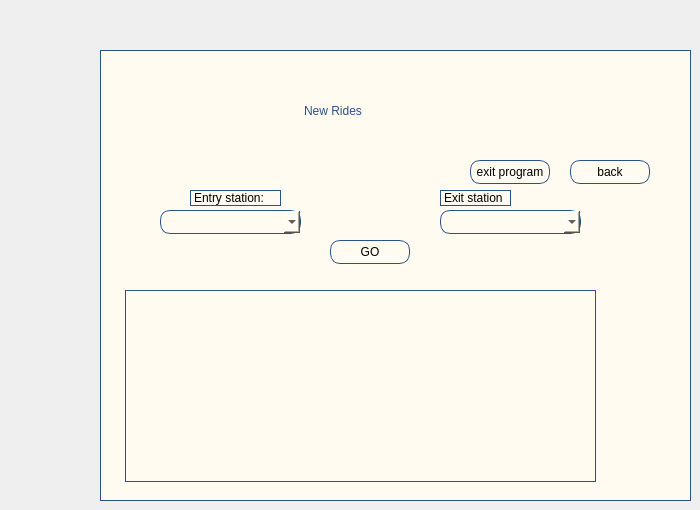
    <widget class="QWidget" name="new_rides">
     <widget class="QWidget" name="widget_20" native="true">
      <property name="geometry">
       <rect>
        <x>100</x>
        <y>50</y>
        <width>591</width>
        <height>451</height>
       </rect>
      </property>
      <property name="styleSheet">
       <string notr="true">border:1px solid  rgb(43, 82, 136);


background-color: rgb(255, 251, 240);</string>
      </property>
      <widget class="QLabel" name="newridelable">
       <property name="geometry">
        <rect>
         <x>200</x>
         <y>30</y>
         <width>231</width>
         <height>61</height>
        </rect>
       </property>
       <property name="styleSheet">
        <string notr="true">color: rgb(43, 82, 136);
border-color: rgb(255, 251, 240);
font: 700 30pt &quot;Times New Roman&quot;;</string>
       </property>
       <property name="text">
        <string>New Rides</string>
       </property>
      </widget>
      <widget class="QComboBox" name="startstation">
       <property name="enabled">
        <bool>true</bool>
       </property>
       <property name="geometry">
        <rect>
         <x>60</x>
         <y>160</y>
         <width>141</width>
         <height>24</height>
        </rect>
       </property>
       <property name="styleSheet">
        <string notr="true">border-radius:10px;
font: 10pt &quot;Segoe UI&quot;;
border:1px solid  rgb(43, 82, 136);
</string>
       </property>
       <property name="editable">
        <bool>true</bool>
       </property>
       <property name="currentText">
        <string/>
       </property>
       <property name="maxVisibleItems">
        <number>10</number>
       </property>
       <property name="insertPolicy">
        <enum>QComboBox::InsertPolicy::InsertAfterCurrent</enum>
       </property>
      </widget>
      <widget class="QComboBox" name="endstation">
       <property name="geometry">
        <rect>
         <x>340</x>
         <y>160</y>
         <width>141</width>
         <height>24</height>
        </rect>
       </property>
       <property name="styleSheet">
        <string notr="true">border-radius:10px;
font: 10pt &quot;Segoe UI&quot;;
border:1px solid  rgb(43, 82, 136);
</string>
       </property>
      </widget>
      <widget class="QLabel" name="start_label">
       <property name="geometry">
        <rect>
         <x>90</x>
         <y>140</y>
         <width>91</width>
         <height>16</height>
        </rect>
       </property>
       <property name="text">
        <string>Entry station:</string>
       </property>
      </widget>
      <widget class="QLabel" name="end_lable">
       <property name="geometry">
        <rect>
         <x>340</x>
         <y>140</y>
         <width>71</width>
         <height>16</height>
        </rect>
       </property>
       <property name="styleSheet">
        <string notr="true">border-radius:10px;
font: 10pt &quot;Segoe UI&quot;;
border:1px solid  rgb(43, 82, 136);
</string>
       </property>
       <property name="text">
        <string>Exit station</string>
       </property>
      </widget>
      <widget class="QTextBrowser" name="viewride">
       <property name="geometry">
        <rect>
         <x>25</x>
         <y>240</y>
         <width>471</width>
         <height>192</height>
        </rect>
       </property>
      </widget>
      <widget class="QPushButton" name="confirmride">
       <property name="geometry">
        <rect>
         <x>230</x>
         <y>190</y>
         <width>80</width>
         <height>24</height>
        </rect>
       </property>
       <property name="styleSheet">
        <string notr="true">border-radius:10px;
font: 10pt &quot;Segoe UI&quot;;
border:1px solid  rgb(43, 82, 136);
</string>
       </property>
       <property name="text">
        <string>GO</string>
       </property>
      </widget>
      <widget class="QPushButton" name="back4">
       <property name="geometry">
        <rect>
         <x>470</x>
         <y>110</y>
         <width>80</width>
         <height>24</height>
        </rect>
       </property>
       <property name="styleSheet">
        <string notr="true">border-radius:10px;
font: 10pt &quot;Segoe UI&quot;;
border:1px solid  rgb(43, 82, 136);
</string>
       </property>
       <property name="text">
        <string>back</string>
       </property>
      </widget>
      <widget class="QPushButton" name="exit4">
       <property name="geometry">
        <rect>
         <x>370</x>
         <y>110</y>
         <width>80</width>
         <height>24</height>
        </rect>
       </property>
       <property name="styleSheet">
        <string notr="true">border-radius:10px;
font: 10pt &quot;Segoe UI&quot;;
border:1px solid  rgb(43, 82, 136);
</string>
       </property>
       <property name="text">
        <string>exit program</string>
       </property>
      </widget>
     </widget>
    </widget>
